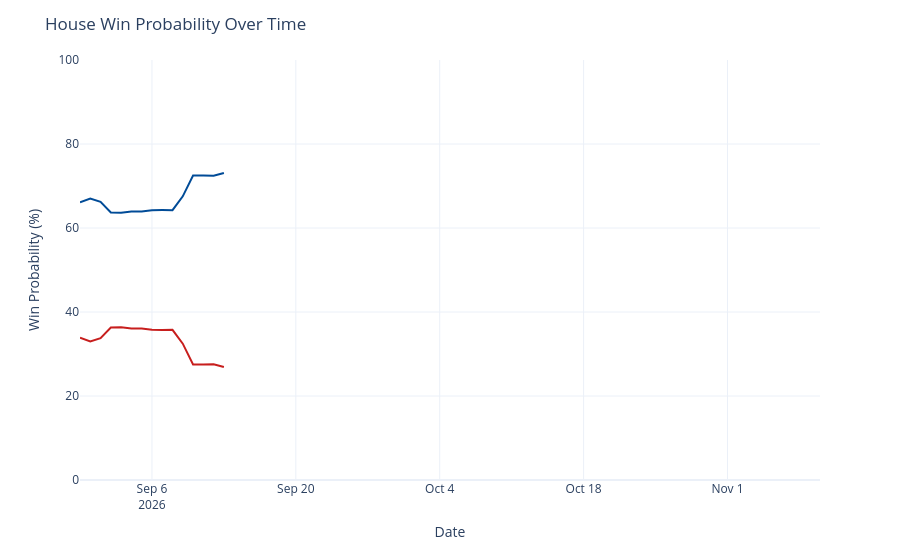

Here is the notebook cell this chart was saved with:
### Code cell
chance_over_time = output_ts[(output_ts['geo'] == 'US House') &
                             (output_ts['type'] == 'chance')]
chance_over_time['rep_chance'] = chance_over_time['y'].map(lambda x: 100 - x)
chance_over_time = chance_over_time.rename({'y': 'Democrats', 'rep_chance': 'Republicans'}, axis=1)
chance_time_ser = px.line(chance_over_time, x='date', y=['Democrats', 'Republicans'], template='plotly_white',
                         color_discrete_map={'Democrats': '#004b97', 'Republicans': '#c71e1d'},)
chance_time_ser.update_traces(hovertemplate="%{y:.1f}%")
chance_time_ser.update_layout(
    xaxis=dict(range=[pd.to_datetime('2026-08-30'), pd.to_datetime('2026-11-10')]),
    yaxis=dict(range=[0, 100]),
    xaxis_title='Date',
    yaxis_title='Win Probability (%)',
    title=dict(text="House Win Probability Over Time"),
    hovermode="x",
    showlegend=False
)
chance_time_ser

### Figure 1 — Plotly figure (JSON) as saved in the notebook; plotly's stock layout.template omitted (floating-point values rounded to 4 significant figures)
{"data": [{"hovertemplate": "%{y:.1f}%", "legendgroup": "Democrats", "line": {"color": "#004b97", "dash": "solid"}, "marker": {"symbol": "circle"}, "mode": "lines", "name": "Democrats", "orientation": "v", "showlegend": true, "type": "scatter", "x": ["2026-08-30", "2026-08-31", "2026-09-01", "2026-09-02", "2026-09-03", "2026-09-04", "2026-09-05", "2026-09-06", "2026-09-07", "2026-09-08", "2026-09-09", "2026-09-10", "2026-09-11", "2026-09-12", "2026-09-13"], "xaxis": "x", "y": [66.12, 67.02, 66.25, 63.69, 63.65, 63.91, 63.91, 64.23, 64.27, 64.25, 67.54, 72.48, 72.48, 72.45, 73.09], "yaxis": "y"}, {"hovertemplate": "%{y:.1f}%", "legendgroup": "Republicans", "line": {"color": "#c71e1d", "dash": "solid"}, "marker": {"symbol": "circle"}, "mode": "lines", "name": "Republicans", "orientation": "v", "showlegend": true, "type": "scatter", "x": ["2026-08-30", "2026-08-31", "2026-09-01", "2026-09-02", "2026-09-03", "2026-09-04", "2026-09-05", "2026-09-06", "2026-09-07", "2026-09-08", "2026-09-09", "2026-09-10", "2026-09-11", "2026-09-12", "2026-09-13"], "xaxis": "x", "y": [33.88, 32.98, 33.75, 36.31, 36.35, 36.09, 36.09, 35.77, 35.73, 35.75, 32.46, 27.52, 27.52, 27.55, 26.91], "yaxis": "y"}], "layout": {"hovermode": "x", "legend": {"title": {"text": "variable"}, "tracegroupgap": 0}, "margin": {"t": 60}, "showlegend": false, "title": {"text": "House Win Probability Over Time"}, "xaxis": {"anchor": "y", "domain": [0, 1], "range": ["2026-08-30T00:00:00", "2026-11-10T00:00:00"], "title": {"text": "Date"}}, "yaxis": {"anchor": "x", "domain": [0, 1], "range": [0, 100], "title": {"text": "Win Probability (%)"}}}}
